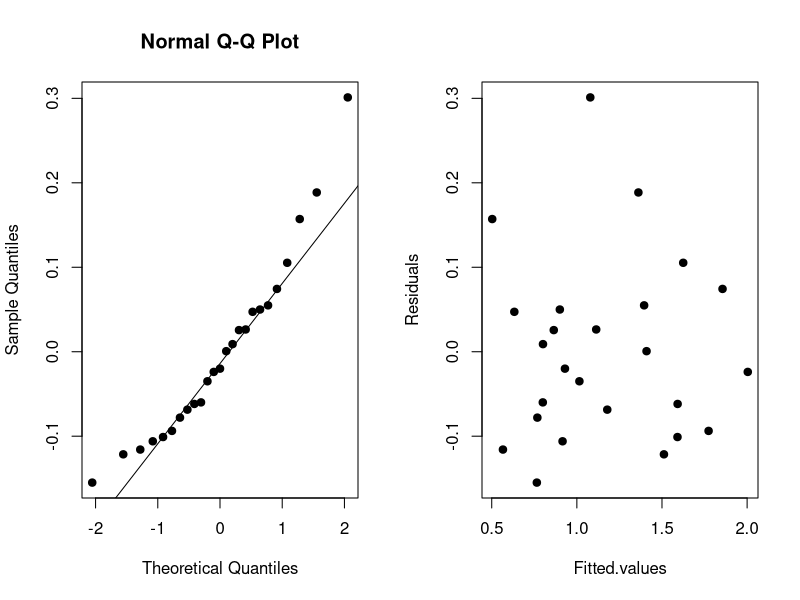
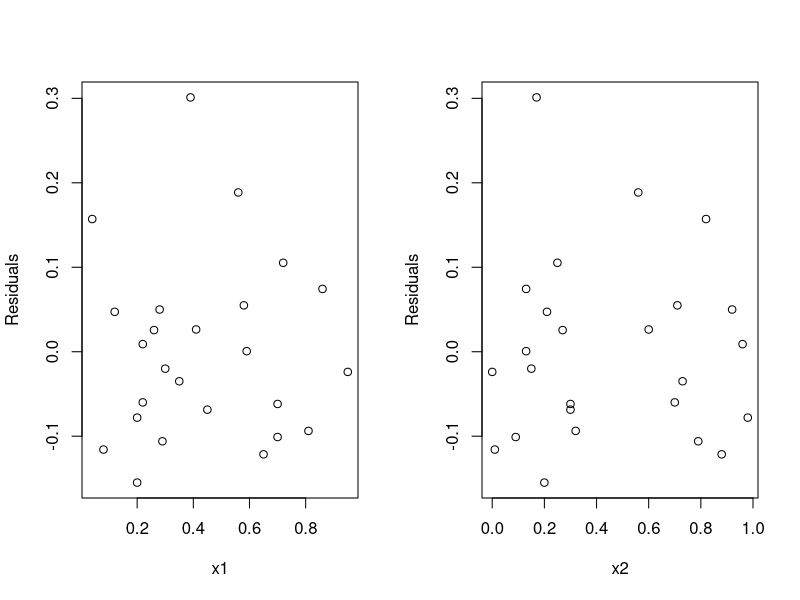

Source code (R) for these figures, in order: (Note: this script raises an error after producing the figures.)
# ---------------------
#   From Hansen
# ---------------------

# 6) Multi linear regression -----
### p value ----
tobs <- 13.42
df <- 25
2*(1-(pt(abs(tobs), df)))
### Summary på data + konfidence interval ----
D <- data.frame(
  x1=c(0.58, 0.86, 0.29, 0.20, 0.56, 0.28, 0.08, 0.41, 0.22,
       0.35, 0.59, 0.22, 0.26, 0.12, 0.65, 0.70, 0.30, 0.70,
       0.39, 0.72, 0.45, 0.81, 0.04, 0.20, 0.95),
  x2=c(0.71, 0.13, 0.79, 0.20, 0.56, 0.92, 0.01, 0.60, 0.70,
       0.73, 0.13, 0.96, 0.27, 0.21, 0.88, 0.30, 0.15, 0.09,
       0.17, 0.25, 0.30, 0.32, 0.82, 0.98, 0.00),
  y=c(1.45, 1.93, 0.81, 0.61, 1.55, 0.95, 0.45, 1.14, 0.74,
      0.98, 1.41, 0.81, 0.89, 0.68, 1.39, 1.53, 0.91, 1.49,
      1.38, 1.73, 1.11, 1.68, 0.66, 0.69, 1.98))
fit <- lm(y ~ x1 + x2, data=D)
summary(fit)
#Confidence interval
confint(fit)

### Residual analysis ----
#definer data som fit.
par(mfrow=c(1, 2))
qqnorm(fit$residuals, pch=19)
qqline(fit$residuals)
plot(fit$fitted.values, fit$residuals, pch=19,
     xlab="Fitted.values", ylab="Residuals")
plot(D$x1, fit$residuals, xlab="x1", ylab="Residuals")
plot(D$x2, fit$residuals, xlab="x2", ylab="Residuals")

### Plot confidence band and prediction band ----
x1new <- seq(0, 1, by=0.01)
pred <- predict(fit, newdata=data.frame(x1=x1new),
                interval="prediction")
conf <- predict(fit, newdata=data.frame(x1=x1new),
                interval="confidence")
plot(x1new, pred[, "fit"], type="l", ylim=c(0.1, 2.4),
     xlab="x1", ylab="Prediction")
lines(x1new, conf[, "lwr"], col="green", lty=2)
lines(x1new, conf[, "upr"], col="green", lty=2)
lines(x1new, pred[, "lwr"], col="red", lty=2)
lines(x1new, pred[, "upr"], col="red", lty=2)
legend("topleft", c("Prediction", "Confidence band", "Prediction band"),
       lty=c(1, 2, 2), col=c(1, 3, 2), cex=0.7)

### Plot data ----
par(mfrow=c(1, 2))
plot(D$x1, D$y, xlab="x1", ylab="y")
plot(D$x2, D$y, xlab="x1", ylab="y")